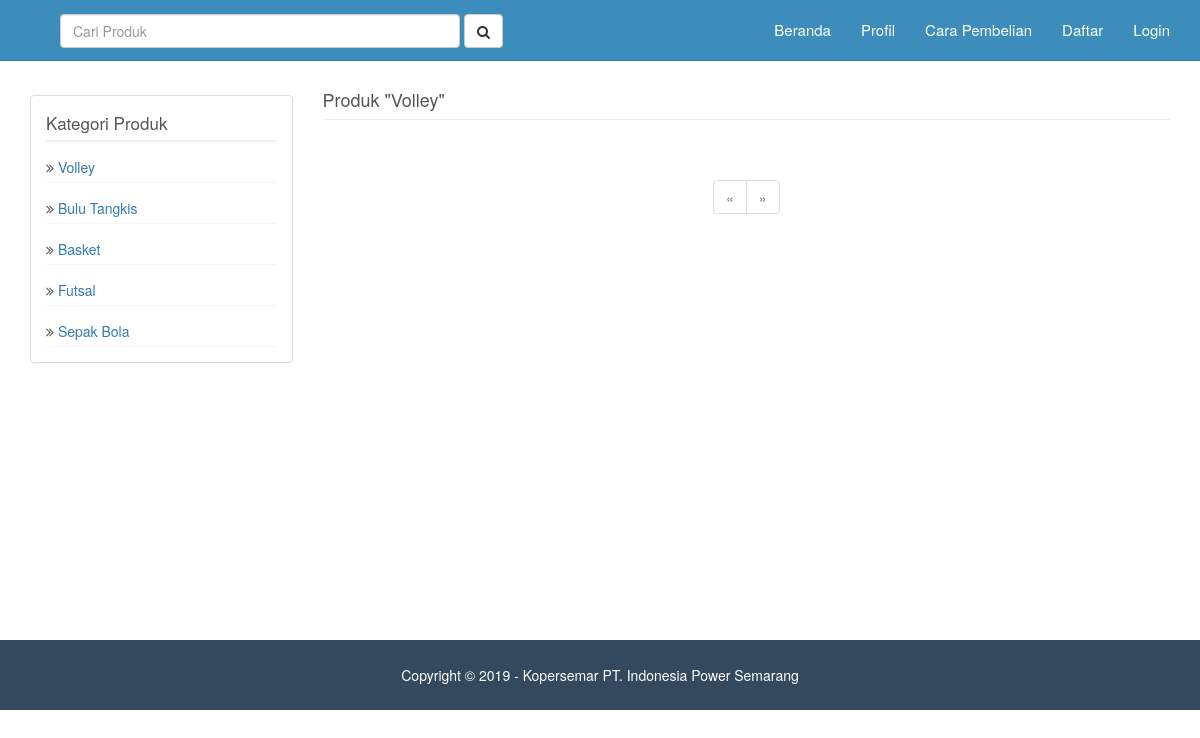
The app's page /main.php?page=kategori&kategori=15 with its own data.
### tables this page shows
CREATE TABLE IF NOT EXISTS `tbl_kategori` (
  `id_kategori` int(11) NOT NULL,
  `nama_kategori` varchar(30) NOT NULL
);

### sidebar-kiri-home.php (the view)
<div style="margin-top:45px" class="panel panel-default">
    <div class="panel-body">
        <p style="margin-bottom:5px;font-size:17px;border-bottom:2px solid #eee;padding-bottom:5px">Kategori Produk</p>
    <?php
    $query = mysqli_query($mysqli, "SELECT * FROM tbl_kategori ORDER BY id_kategori DESC")
                        or die('Ada kesalahan pada query tampil data kategori : '.mysqli_error($mysqli));
    while($data = mysqli_fetch_assoc($query)) {
    ?>
        <div class="media">
            <div class="media-body">
                <i class="fa fa-angle-double-right"></i>
                <a class="media-heading" href="?page=kategori&kategori=<?php echo $data['id_kategori']; ?>"><?php echo $data['nama_kategori']; ?></a>
            </div>
        </div>
        <div style="border-bottom:1px dotted #eee;padding-bottom:5px"></div>
    <?php
    }
    ?>
    </div>
</div>

### pages/produk/kategori.php (shortened to what this page needs)
<div class="row">
    <div class="col-md-3">
        <?php include "sidebar-kiri-home.php" ?>
    </div>
    <div class="col-lg-9">
        <div class="row">
            <div class="col-lg-12">
            <?php
            $query = mysqli_query($mysqli, "SELECT * FROM tbl_kategori WHERE id_kategori='$_GET[kategori]'")
                                            or die('Ada kesalahan pada query tampil data kategori : '.mysqli_error($mysqli));
            $data = mysqli_fetch_assoc($query);
            $id_kategori   = $data['id_kategori'];
            $nama_kategori = $data['nama_kategori'];
            ?>
                <h4 class="page-header">
                    Produk "<?php echo $nama_kategori; ?>"
                </h4>
                <?php
                $batas = 12;
                $jumlah_record = mysqli_query($mysqli, "SELECT * FROM tbl_barang WHERE id_kategori='$id_kategori'")
                                                        or die('Ada kesalahan pada query jumlah_record: '.mysqli_error($mysqli));
                $jumlah  = mysqli_num_rows($jumlah_record);
                $halaman = ceil($jumlah / $batas);
                $page    = (isset($_GET['hal'])) ? (int)$_GET['hal'] : 1;
                ?>
                <?php
                if (empty($_GET['hal'])) {
                    $halaman_aktif = '1';
                } else {
                    $halaman_aktif = $_GET['hal'];
                }
                ?>
                <br/>
                <div class="row text-center">
                    <div class="col-lg-12">
                        <ul class="pagination">
                        <?php
                        if ($halaman_aktif<='1') { ?>
                            <li class="disabled">
                                <a href="">&laquo;</a>
                            </li>
                        <?php
                        } else { ?>
                            <li>
                                <a href="?page=kategori&kategori=<?php echo $id_kategori; ?>&hal=<?php echo $page -1 ?>">&laquo;</a>
                            </li>
                        <?php
                        }
                        ?>
                        <?php
                        if ($halaman_aktif>=$halaman) { ?>
                            <li class="disabled">
                                <a href="">&raquo;</a>
                            </li>
                        <?php
                        } else { ?>
                            <li>
                                <a href="?page=kategori&kategori=<?php echo $id_kategori; ?>&hal=<?php echo $page +1 ?>">&raquo;</a>
                            </li>
                        <?php
                        }
                        ?>
                        </ul>
                    </div>
                </div>
            </div>
        </div>
    </div>
</div>

### assets/css/modern-business.css (style rules this page uses)
html, body { height: 100%; }
body { padding-top: 50px; }

### assets/css/style.css (style rules this page uses)
body { font-family: "Helvetica Neue", Helvetica, Arial, sans-serif; font-size: 14px; line-height: 1.42857143; color: #555; background-color: #fff; }

### records on screen
tbl_kategori: nama_kategori "Volley"
tbl_kategori: nama_kategori "Bulu Tangkis"
tbl_kategori: nama_kategori "Basket"
tbl_kategori: nama_kategori "Futsal"
tbl_kategori: nama_kategori "Sepak Bola"
